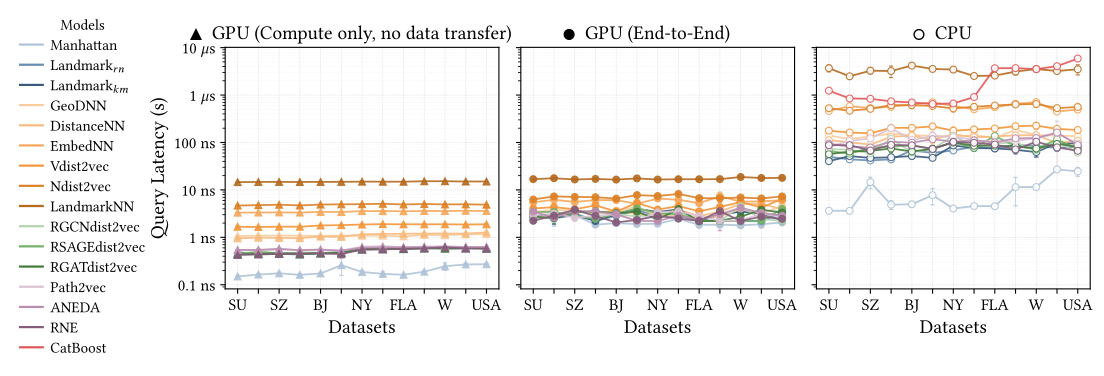

Recreate this plot in Python.
"""3-panel line plot: query latency (bs=1M) vs dataset, GPU (Compute only) | GPU (End-to-End) | CPU.

Usage:
    python fig5a_latency_vs_datasets.py
    open fig5a_latency_vs_datasets.pdf
"""
import sys
import os

import matplotlib
matplotlib.use('Agg')
import matplotlib.pyplot as plt
import matplotlib.ticker as ticker
from matplotlib.lines import Line2D
import numpy as np

sys.path.insert(0, os.path.dirname(os.path.abspath(__file__)))
sys.path.insert(0, os.path.dirname(os.path.dirname(os.path.abspath(__file__))))  # '..' -> analysis/

from plot_config import (
    METHOD_GROUP_COLORS,
    FS_AXIS,
    FS_TICK,
    FS_LEG,
    FIGURES_DIR,
    plot_label,
    MODEL_GROUP_OF,
    group_shades,
)
from extract_metrics import get_key, DATASETS, inference, dataloader_metric

# ── Tunable display flags ───────────────────────────────────────────────────
FONT_SCALE = 1.3    # knob: local multiplier on plot_config's base font sizes
FS_AXIS, FS_TICK, FS_LEG = (f * FONT_SCALE for f in (FS_AXIS, FS_TICK, FS_LEG))
TITLE_MARKER_SIZE = 7  # knob: marker glyph size in each subplot title (bigger than in-plot markers)

BS = 1_000_000        # batch_size = 1M, all panels
LAT_FIELD              = 'latency_avg_us_per_query'
LAT_STD_FIELD          = 'latency_std_us_per_query'
GPU_COMPUTE_LAT_FIELD     = 'gpu_compute_latency_avg_us_per_query'
GPU_COMPUTE_LAT_STD_FIELD = 'gpu_compute_latency_std_us_per_query'

# fig3a-style latency tick labels (values are in us, log-spaced powers of ten).
LATENCY_LABELS = {
    0.0001: '0.1 ns', 0.001: '1 ns', 0.01: '10 ns', 0.1: '100 ns',
    1: r'1 $\mu$s', 10: r'10 $\mu$s', 100: r'100 $\mu$s', 1000: '1 ms', 10000: '10 ms',
}

def _fmt_latency(v, _pos=None):
    return LATENCY_LABELS.get(v, '')

FIG_H = 3.9    # taller than fig1a's FIG_H, to fit the 16-model legend at FONT_SCALE=1.3
PANEL_W = 3.0
FIG_W = PANEL_W * 3

# Datasets left to right, already in increasing node-count order (dict order in extract_metrics).
DATASET_ORDER = list(DATASETS.keys())
DATASET_LABELS = [DATASETS[dk]['label'] for dk in DATASET_ORDER]

# Panels: (device, latency field, std field, marker, hollow?, title).
PANELS = [
    ('gpu', GPU_COMPUTE_LAT_FIELD, GPU_COMPUTE_LAT_STD_FIELD, '^', False, 'GPU (Compute only, no data transfer)'),
    ('gpu', LAT_FIELD,             LAT_STD_FIELD,             'o', False, 'GPU (End-to-End)'),
    ('cpu', LAT_FIELD,             LAT_STD_FIELD,             'o', True,  'CPU'),
]

# Models to plot (same roster as fig1a/fig3a).
MODEL_ORDER = [
    'Manhattan', 'Landmark_random_subset', 'Landmark_kmeans_subset',           # Baselines
    'GeoDNN', 'DistanceNN_sub', 'EmbeddingNN_mean', 'Vdist2vec', 'Ndist2vec', 'CatBoostNN',  # NNs
    'GCN', 'SAGE', 'GAT',                                                      # GNNs
    'Path2vec', 'ANEDA', 'RNE',                                                # Functional
    'CatBoost',                                                                # Tree
]

# Per-model line color: same group hue family, distinct shade per model within a group (fig1a convention).
_groups_order = {}
for mk in MODEL_ORDER:
    _groups_order.setdefault(MODEL_GROUP_OF[mk], []).append(mk)

MODEL_COLOR = {}
for g, ms in _groups_order.items():
    for mk, c in zip(ms, group_shades(METHOD_GROUP_COLORS[g], len(ms))):
        MODEL_COLOR[mk] = c


def draw(fig, gs):
    """Draw the GPU-compute | GPU-e2e | CPU latency-vs-dataset row. Returns the list of Axes."""
    axes = []
    ax_prev = None
    for i, (device, field, std_field, marker, hollow, title) in enumerate(PANELS):
        ax = fig.add_subplot(gs[i], sharey=ax_prev)
        axes.append(ax)
        ax_prev = ax

        get_d = inference(device)
        for mk in MODEL_ORDER:
            xs, ys, yerrs = [], [], []
            for xi, dk in enumerate(DATASET_ORDER):
                d = get_d(get_key(mk, dk))
                v = dataloader_metric(d, BS, field)
                if v is None:
                    continue
                xs.append(xi)
                ys.append(v)
                yerrs.append(dataloader_metric(d, BS, std_field) or 0.0)
            if not xs:
                continue
            c = MODEL_COLOR[mk]
            mfc = 'white' if hollow else c
            ax.errorbar(xs, ys, yerr=yerrs, color=c, lw=1.3, marker=marker,
                        markersize=5, markerfacecolor=mfc, markeredgewidth=0.8,
                        markeredgecolor=c, capsize=1.5, elinewidth=0.5, alpha=0.9,
                        label=plot_label(mk), zorder=3)

        ax.set_yscale('log')
        ax.yaxis.set_major_locator(ticker.LogLocator(base=10, numticks=20))
        ax.yaxis.set_major_formatter(ticker.FuncFormatter(_fmt_latency))
        ax.yaxis.set_minor_locator(ticker.LogLocator(subs=np.arange(2, 10), numticks=20))
        ax.tick_params(axis='y', which='minor', length=2)
        ax.set_xticks(range(len(DATASET_ORDER)))
        sparse_labels = [lbl if xi % 2 == 0 else '' for xi, lbl in enumerate(DATASET_LABELS)]
        ax.set_xticklabels(sparse_labels, rotation=0, ha='center')
        ax.set_xlabel('Datasets', fontsize=FS_AXIS)
        ax.set_title(title, fontsize=FS_AXIS, pad=6)
        ax._title_marker_spec = (marker, 'white' if hollow else 'black')  # placed post-draw, once title extent is known
        ax.grid(which='major', linestyle=':', linewidth=0.5, alpha=0.6)
        ax.grid(which='minor', linestyle=':', linewidth=0.3, alpha=0.3)
        ax.tick_params(axis='both', labelsize=FS_TICK)

        if i == 0:
            ax.set_ylabel('Query Latency (s)', fontsize=FS_AXIS)
        else:
            plt.setp(ax.get_yticklabels(), visible=False)

    return axes


def _build_legend_handles():
    handles = []
    for g, ms in _groups_order.items():
        for mk in ms:
            handles.append(Line2D([0], [0], color=MODEL_COLOR[mk], lw=1.6, label=plot_label(mk)))
    return handles


def _place_title_markers(fig, axes):
    """Draw each panel's marker glyph just left of its (already-rendered) title text."""
    fig.canvas.draw()  # finalize title layout so bboxes are measurable
    renderer = fig.canvas.get_renderer()
    for ax in axes:
        marker, mfc = ax._title_marker_spec
        bbox = ax.title.get_window_extent(renderer=renderer)
        x_disp = bbox.x0 - 16  # small gap left of the title's left edge, in display (pixel) coords
        y_disp = (bbox.y0 + bbox.y1) / 2
        x_fig, y_fig = fig.transFigure.inverted().transform((x_disp, y_disp))
        fig.add_artist(Line2D([x_fig], [y_fig], marker=marker, color='black',
                               markersize=TITLE_MARKER_SIZE, markerfacecolor=mfc,
                               markeredgewidth=1.0, transform=fig.transFigure,
                               clip_on=False, zorder=6))


def make_figure():
    LEGEND_W_FRAC = 0.19  # fraction of total figure width reserved on the left for the legend
    wspace = 0.08

    fig = plt.figure(figsize=(FIG_W / (1 - LEGEND_W_FRAC), FIG_H))
    gs = fig.add_gridspec(1, 3, wspace=wspace)
    axes = draw(fig, gs)

    fig.subplots_adjust(left=LEGEND_W_FRAC + 0.02, right=0.99, top=0.90, bottom=0.28, wspace=wspace)
    _place_title_markers(fig, axes)

    handles = _build_legend_handles()
    leg = fig.legend(handles=handles, fontsize=FS_LEG, loc='center left',
               bbox_to_anchor=(0.01, 0.54), bbox_transform=fig.transFigure,
               title='Models', title_fontsize=FS_LEG,
               frameon=False,
               handlelength=1.5, labelspacing=0.4,
               borderpad=0.6, handletextpad=0.5)
    leg.get_title().set_fontweight('bold')

    OUT = FIGURES_DIR / 'fig5a_latency_vs_datasets.pdf'
    fig.savefig(OUT, bbox_inches='tight', dpi=300)
    plt.close(fig)
    print(f'Saved {OUT}')


if __name__ == '__main__':
    make_figure()
